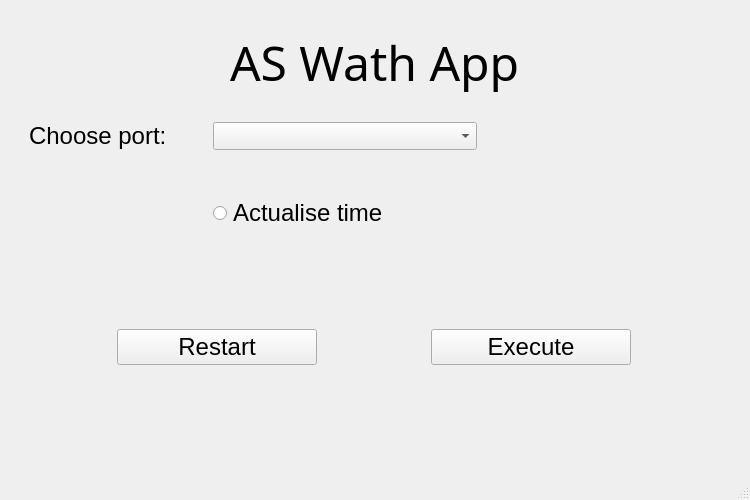
<?xml version="1.0" encoding="UTF-8"?>
<ui version="4.0">
 <class>MainWindow</class>
 <widget class="QMainWindow" name="MainWindow">
  <property name="windowModality">
   <enum>Qt::NonModal</enum>
  </property>
  <property name="enabled">
   <bool>true</bool>
  </property>
  <property name="geometry">
   <rect>
    <x>0</x>
    <y>0</y>
    <width>750</width>
    <height>500</height>
   </rect>
  </property>
  <property name="maximumSize">
   <size>
    <width>750</width>
    <height>500</height>
   </size>
  </property>
  <property name="font">
   <font>
    <family>Arial</family>
    <pointsize>18</pointsize>
   </font>
  </property>
  <property name="mouseTracking">
   <bool>true</bool>
  </property>
  <property name="windowTitle">
   <string>_Wath</string>
  </property>
  <property name="windowIcon">
   <iconset theme="icon.png">
    <normaloff>icon.png</normaloff>icon.png</iconset>
  </property>
  <property name="layoutDirection">
   <enum>Qt::LeftToRight</enum>
  </property>
  <property name="iconSize">
   <size>
    <width>100</width>
    <height>100</height>
   </size>
  </property>
  <property name="toolButtonStyle">
   <enum>Qt::ToolButtonIconOnly</enum>
  </property>
  <widget class="QWidget" name="centralwidget">
   <layout class="QGridLayout" name="gridLayout">
    <item row="11" column="0">
     <spacer name="verticalSpacer">
      <property name="orientation">
       <enum>Qt::Vertical</enum>
      </property>
      <property name="sizeHint" stdset="0">
       <size>
        <width>20</width>
        <height>40</height>
       </size>
      </property>
     </spacer>
    </item>
    <item row="1" column="0">
     <layout class="QGridLayout" name="gridLayout_2">
      <item row="0" column="0">
       <layout class="QVBoxLayout" name="verticalLayout">
        <item>
         <layout class="QGridLayout" name="gridLayout_4">
          <item row="0" column="1">
           <widget class="QLabel" name="label">
            <property name="font">
             <font>
              <family>LEMON MILK Medium</family>
              <pointsize>36</pointsize>
             </font>
            </property>
            <property name="text">
             <string>AS Wath App</string>
            </property>
           </widget>
          </item>
          <item row="0" column="0">
           <spacer name="horizontalSpacer">
            <property name="orientation">
             <enum>Qt::Horizontal</enum>
            </property>
            <property name="sizeHint" stdset="0">
             <size>
              <width>40</width>
              <height>20</height>
             </size>
            </property>
           </spacer>
          </item>
          <item row="0" column="2">
           <spacer name="horizontalSpacer_2">
            <property name="orientation">
             <enum>Qt::Horizontal</enum>
            </property>
            <property name="sizeHint" stdset="0">
             <size>
              <width>40</width>
              <height>20</height>
             </size>
            </property>
           </spacer>
          </item>
         </layout>
        </item>
       </layout>
      </item>
     </layout>
    </item>
    <item row="0" column="0">
     <spacer name="verticalSpacer_2">
      <property name="orientation">
       <enum>Qt::Vertical</enum>
      </property>
      <property name="sizeType">
       <enum>QSizePolicy::Minimum</enum>
      </property>
      <property name="sizeHint" stdset="0">
       <size>
        <width>20</width>
        <height>20</height>
       </size>
      </property>
     </spacer>
    </item>
    <item row="2" column="0">
     <spacer name="verticalSpacer_4">
      <property name="orientation">
       <enum>Qt::Vertical</enum>
      </property>
      <property name="sizeType">
       <enum>QSizePolicy::Minimum</enum>
      </property>
      <property name="sizeHint" stdset="0">
       <size>
        <width>20</width>
        <height>20</height>
       </size>
      </property>
     </spacer>
    </item>
    <item row="6" column="0">
     <layout class="QGridLayout" name="gridLayout_5">
      <item row="2" column="3">
       <spacer name="horizontalSpacer_3">
        <property name="orientation">
         <enum>Qt::Horizontal</enum>
        </property>
        <property name="sizeType">
         <enum>QSizePolicy::Maximum</enum>
        </property>
        <property name="sizeHint" stdset="0">
         <size>
          <width>40</width>
          <height>20</height>
         </size>
        </property>
       </spacer>
      </item>
      <item row="2" column="1">
       <widget class="QLabel" name="label_2">
        <property name="sizePolicy">
         <sizepolicy hsizetype="Maximum" vsizetype="Minimum">
          <horstretch>0</horstretch>
          <verstretch>0</verstretch>
         </sizepolicy>
        </property>
        <property name="font">
         <font>
          <pointsize>18</pointsize>
         </font>
        </property>
        <property name="text">
         <string>Choose port:</string>
        </property>
       </widget>
      </item>
      <item row="2" column="4">
       <widget class="QComboBox" name="PortList">
        <property name="sizePolicy">
         <sizepolicy hsizetype="Preferred" vsizetype="Minimum">
          <horstretch>0</horstretch>
          <verstretch>0</verstretch>
         </sizepolicy>
        </property>
        <property name="font">
         <font>
          <pointsize>8</pointsize>
         </font>
        </property>
       </widget>
      </item>
      <item row="2" column="0">
       <spacer name="horizontalSpacer_6">
        <property name="orientation">
         <enum>Qt::Horizontal</enum>
        </property>
        <property name="sizeType">
         <enum>QSizePolicy::Minimum</enum>
        </property>
        <property name="sizeHint" stdset="0">
         <size>
          <width>20</width>
          <height>20</height>
         </size>
        </property>
       </spacer>
      </item>
      <item row="3" column="3">
       <spacer name="verticalSpacer_3">
        <property name="orientation">
         <enum>Qt::Vertical</enum>
        </property>
        <property name="sizeType">
         <enum>QSizePolicy::Minimum</enum>
        </property>
        <property name="sizeHint" stdset="0">
         <size>
          <width>20</width>
          <height>40</height>
         </size>
        </property>
       </spacer>
      </item>
      <item row="4" column="4">
       <widget class="QRadioButton" name="ActualiseTime">
        <property name="sizePolicy">
         <sizepolicy hsizetype="Maximum" vsizetype="Fixed">
          <horstretch>0</horstretch>
          <verstretch>0</verstretch>
         </sizepolicy>
        </property>
        <property name="font">
         <font>
          <pointsize>18</pointsize>
         </font>
        </property>
        <property name="text">
         <string>Actualise time</string>
        </property>
       </widget>
      </item>
      <item row="3" column="4">
       <spacer name="horizontalSpacer_4">
        <property name="orientation">
         <enum>Qt::Horizontal</enum>
        </property>
        <property name="sizeHint" stdset="0">
         <size>
          <width>40</width>
          <height>20</height>
         </size>
        </property>
       </spacer>
      </item>
      <item row="4" column="5">
       <spacer name="horizontalSpacer_5">
        <property name="orientation">
         <enum>Qt::Horizontal</enum>
        </property>
        <property name="sizeHint" stdset="0">
         <size>
          <width>40</width>
          <height>20</height>
         </size>
        </property>
       </spacer>
      </item>
     </layout>
    </item>
    <item row="8" column="0">
     <layout class="QGridLayout" name="gridLayout_3">
      <item row="1" column="0">
       <spacer name="horizontalSpacer_7">
        <property name="orientation">
         <enum>Qt::Horizontal</enum>
        </property>
        <property name="sizeType">
         <enum>QSizePolicy::Minimum</enum>
        </property>
        <property name="sizeHint" stdset="0">
         <size>
          <width>40</width>
          <height>20</height>
         </size>
        </property>
       </spacer>
      </item>
      <item row="1" column="1">
       <widget class="QPushButton" name="Restart">
        <property name="sizePolicy">
         <sizepolicy hsizetype="Minimum" vsizetype="Fixed">
          <horstretch>0</horstretch>
          <verstretch>0</verstretch>
         </sizepolicy>
        </property>
        <property name="maximumSize">
         <size>
          <width>200</width>
          <height>16777215</height>
         </size>
        </property>
        <property name="text">
         <string>Restart</string>
        </property>
       </widget>
      </item>
      <item row="1" column="2">
       <spacer name="horizontalSpacer_9">
        <property name="orientation">
         <enum>Qt::Horizontal</enum>
        </property>
        <property name="sizeType">
         <enum>QSizePolicy::Minimum</enum>
        </property>
        <property name="sizeHint" stdset="0">
         <size>
          <width>40</width>
          <height>20</height>
         </size>
        </property>
       </spacer>
      </item>
      <item row="1" column="4">
       <spacer name="horizontalSpacer_8">
        <property name="orientation">
         <enum>Qt::Horizontal</enum>
        </property>
        <property name="sizeType">
         <enum>QSizePolicy::Minimum</enum>
        </property>
        <property name="sizeHint" stdset="0">
         <size>
          <width>40</width>
          <height>20</height>
         </size>
        </property>
       </spacer>
      </item>
      <item row="1" column="3">
       <widget class="QPushButton" name="Execute">
        <property name="sizePolicy">
         <sizepolicy hsizetype="Minimum" vsizetype="Fixed">
          <horstretch>0</horstretch>
          <verstretch>0</verstretch>
         </sizepolicy>
        </property>
        <property name="maximumSize">
         <size>
          <width>200</width>
          <height>16777215</height>
         </size>
        </property>
        <property name="text">
         <string>Execute</string>
        </property>
       </widget>
      </item>
     </layout>
    </item>
    <item row="7" column="0">
     <spacer name="verticalSpacer_5">
      <property name="orientation">
       <enum>Qt::Vertical</enum>
      </property>
      <property name="sizeHint" stdset="0">
       <size>
        <width>20</width>
        <height>40</height>
       </size>
      </property>
     </spacer>
    </item>
   </layout>
  </widget>
  <widget class="QStatusBar" name="statusbar"/>
 </widget>
 <resources/>
 <connections/>
</ui>
